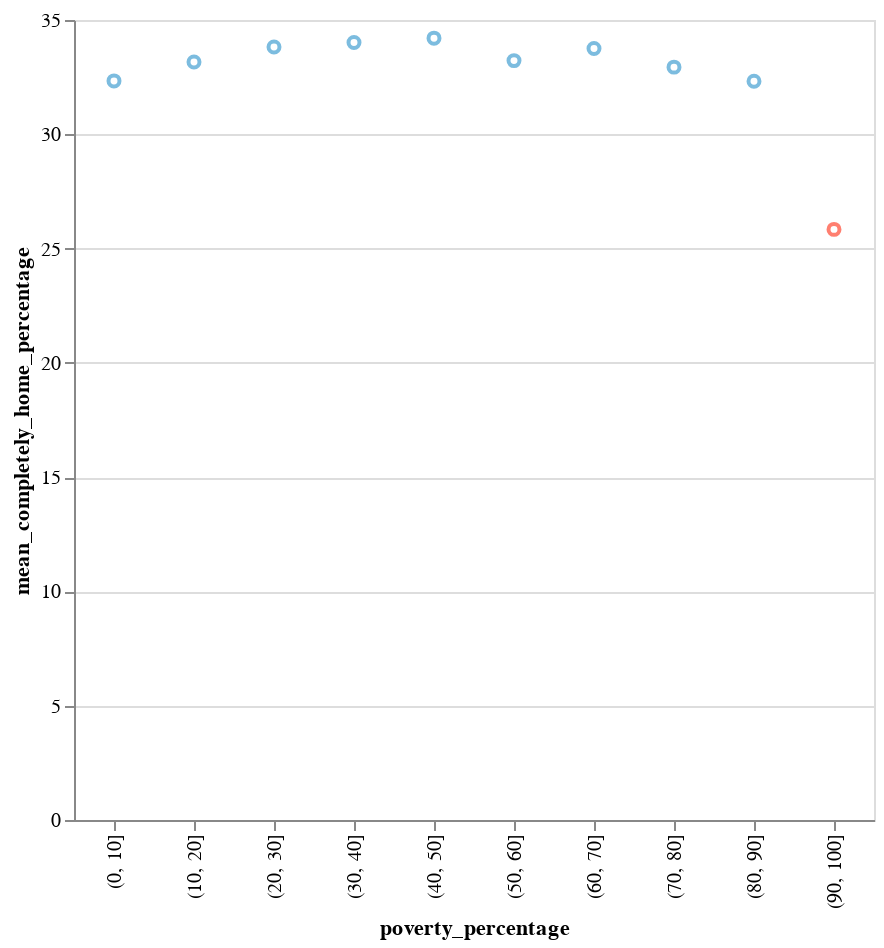

Notebook source saved alongside this figure:
### Code cell
# 
alt.Chart(temp).mark_point().encode(
    alt.X('poverty_percentage:N'),
    alt.Y('mean_completely_home_percentage'),
    color = alt.Color('color',scale=None),
    tooltip=[alt.Tooltip('poverty_percentage'),
             alt.Tooltip('mean_completely_home_percentage')]
).properties(width=400, height=400).interactive()

### Figure 1 — Vega-Lite specification as saved in the notebook (floating-point values rounded to 4 significant figures)
{"config": {"view": {"continuousWidth": 400, "continuousHeight": 300}}, "data": {"name": "data-9c764c258477f9a4db7d73a121b82b13"}, "mark": "point", "encoding": {"color": {"type": "nominal", "field": "color", "scale": null}, "tooltip": [{"type": "nominal", "field": "poverty_percentage"}, {"type": "quantitative", "field": "mean_completely_home_percentage"}], "x": {"type": "nominal", "field": "poverty_percentage"}, "y": {"type": "quantitative", "field": "mean_completely_home_percentage"}}, "height": 400, "selection": {"selector040": {"type": "interval", "bind": "scales", "encodings": ["x", "y"]}}, "width": 400, "$schema": "https://vega.github.io/schema/vega-lite/v4.8.1.json", "datasets": {"data-9c764c258477f9a4db7d73a121b82b13": [{"poverty_percentage": "(0, 10]", "mean_completely_home_percentage": 32.34, "color": "#45a0d1"}, {"poverty_percentage": "(10, 20]", "mean_completely_home_percentage": 33.16, "color": "#45a0d1"}, {"poverty_percentage": "(20, 30]", "mean_completely_home_percentage": 33.82, "color": "#45a0d1"}, {"poverty_percentage": "(30, 40]", "mean_completely_home_percentage": 34.01, "color": "#45a0d1"}, {"poverty_percentage": "(40, 50]", "mean_completely_home_percentage": 34.21, "color": "#45a0d1"}, {"poverty_percentage": "(50, 60]", "mean_completely_home_percentage": 33.22, "color": "#45a0d1"}, {"poverty_percentage": "(60, 70]", "mean_completely_home_percentage": 33.75, "color": "#45a0d1"}, {"poverty_percentage": "(70, 80]", "mean_completely_home_percentage": 32.94, "color": "#45a0d1"}, {"poverty_percentage": "(80, 90]", "mean_completely_home_percentage": 32.32, "color": "#45a0d1"}, {"poverty_percentage": "(90, 100]", "mean_completely_home_percentage": 25.84, "color": "#ff4833"}]}}
